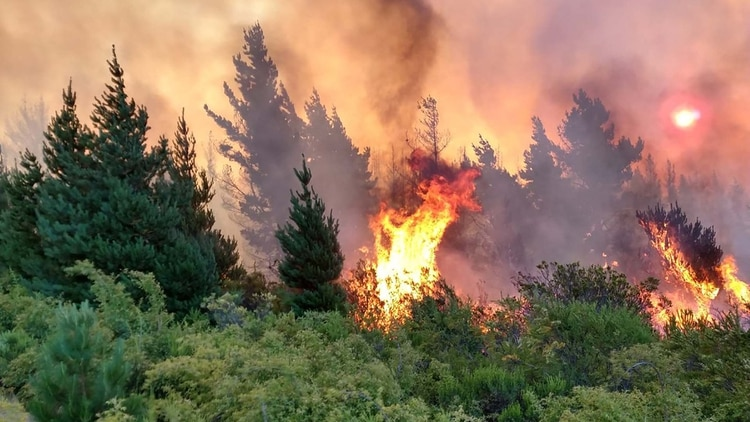
#> input picture FireForest.jpg, 750 x 422 px
$ python thresholding_Simple.py --imagen ../FireForest.jpg
#> lines starting #> are read from the running program, lines starting #| are printed output that depends on the picture; after the words box and inside, x2 and y2 are one past the last pixel; in counts of white or black regions, pixels touching at a corner belong together
import numpy as np
import argparse
import cv2
'''
Thresholdin o umbral es la binarizacion de una imagen.
De escala de gtrices a imagen binaria

Un umbral basico seria, tomar un pixel de valor p
donde todos los pixeles menores al valor p se ponen en cero
y todos los que sean masyores iguales a 255

utilizado para hacer focus a objetos o areas de interes
'''
ap = argparse.ArgumentParser()
ap.add_argument("-i","--imagen", required=True,
        help="Imagen pasada por Path")
args = vars(ap.parse_args())

imagen = cv2.imread(args["imagen"])
#> imagen is the input picture: shape (422, 750, 3); mean B, G, R 91.2, 114.5, 137.7
cv2.imshow("Original", imagen)
imagen = cv2.cvtColor(imagen, cv2.COLOR_BGR2GRAY)
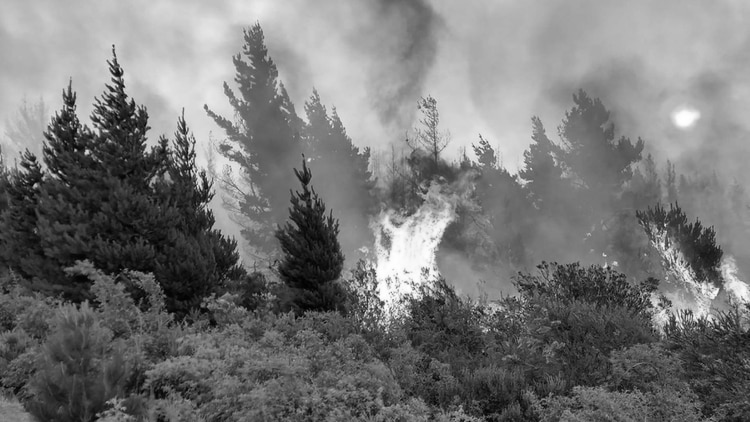
#> imagen: shape (422, 750); min 0, max 255, mean 118.8
blurr = cv2.GaussianBlur(imagen, (5,5), 0)
cv2.imshow("EscalaGRis",imagen)

## Normal
(T, thresh) = cv2.threshold(blurr, 155, 255, cv2.THRESH_BINARY)
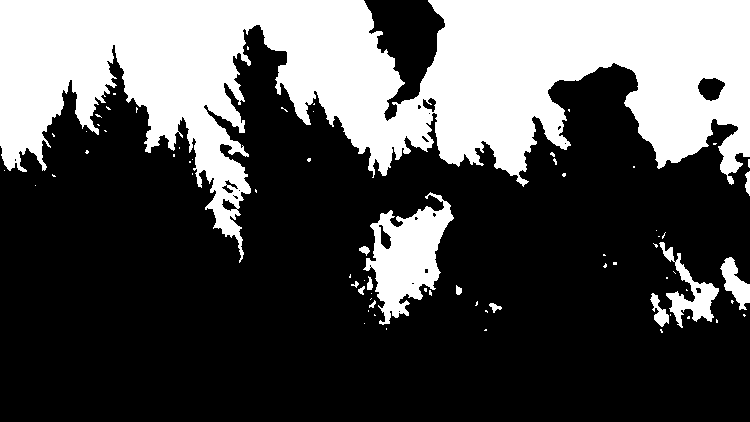
#> thresh: shape (422, 750); 32.2% white; 72 white regions (59 under 20 px), largest, box (x1, y1, x2, y2) and area: (0, 0, 750, 263) 92611, (363, 192, 454, 325) 5795, (659, 242, 719, 328) 1537
cv2.imshow("img Threshold", thresh)

# Invertido
###############################Img,  valor T, Valor maximo, Metodo
(T, threshInv) = cv2.threshold(blurr, 155, 255, cv2.THRESH_BINARY_INV)
# Retorna dos valores, el valor T que especificamos y la imagen con el umbral
cv2.imshow("img ThresholdInv", threshInv)

cv2.imshow("Oxido", cv2.bitwise_and(imagen,imagen, mask=threshInv))
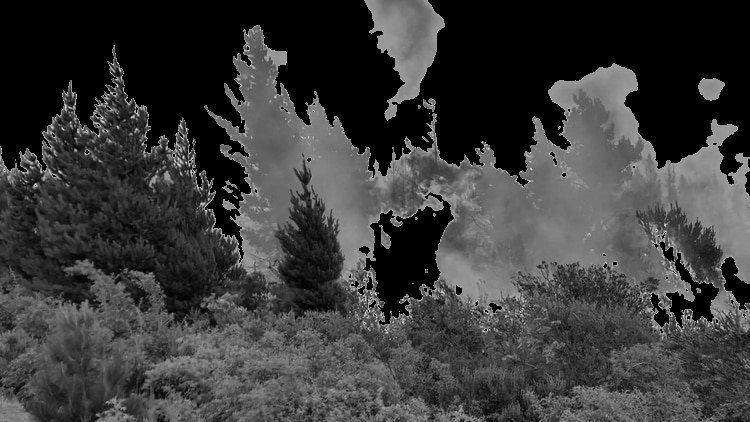
#> window 'Oxido': shape (422, 750); min 0, max 226, mean 58.3

cv2.waitKey(0)
cv2.destroyAllWindows()
